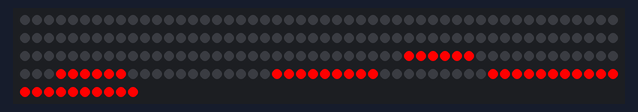
Simulated run of this sketch. Board: ESP32. Parts: 210 RGB LEDs in strip order, left to right, continuing on the next row.

Above: at 0.16 s.
At 5.12 s:
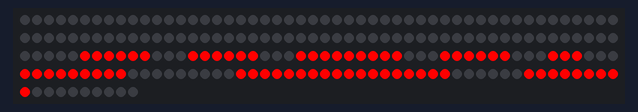
At 10.07 s:
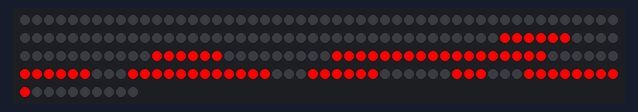
At 19.98 s:
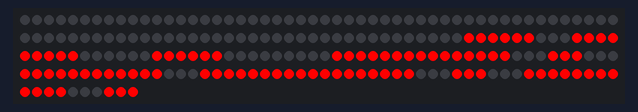
At 30.01 s:
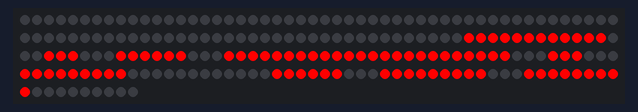
At 39.93 s:
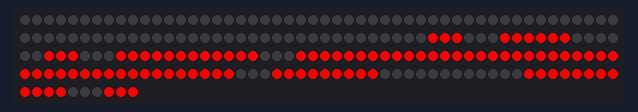

The sketch:

esp32_gpg.ino
```cpp
#include <Adafruit_NeoPixel.h>

// Konfiguration
#define DATA_PIN 13
#define LEDS_PER_SEGMENT 3
#define SEGMENTS_PER_DIGIT 7
#define LEDS_PER_DIGIT (LEDS_PER_SEGMENT * SEGMENTS_PER_DIGIT)

// Anzahl der Displays (kann beliebig angepasst werden)
uint8_t numDisplays = 10;
const uint8_t delay_ms = 100;


// Gesamtanzahl der LEDs
#define NUM_LEDS (LEDS_PER_DIGIT * numDisplays)

Adafruit_NeoPixel strip(NUM_LEDS, DATA_PIN, NEO_GRB + NEO_KHZ800);

// Segmentzuordnung: a, b, c, d, e, f, g
const uint8_t segmentMap[10][7] = {
  // a b c d e f g
  {1,1,1,1,1,1,0}, // 0
  {0,0,1,1,0,0,0}, // 1
  {0,1,1,0,1,1,1}, // 2
  {0,1,1,1,1,0,1}, // 3
  {1,0,1,1,0,0,1}, // 4
  {1,1,0,1,1,0,1}, // 5
  {1,1,0,1,1,1,1}, // 6
  {0,1,1,1,0,0,0}, // 7
  {1,1,1,1,1,1,1}, // 8
  {1,1,1,1,1,0,1}, // 9
};

// Start-LED jedes Segments (a bis g) innerhalb eines Digits
const uint8_t segmentOffsets[7] = {
  0 * LEDS_PER_SEGMENT, // a
  1 * LEDS_PER_SEGMENT, // b
  2 * LEDS_PER_SEGMENT, // c
  3 * LEDS_PER_SEGMENT, // d
  4 * LEDS_PER_SEGMENT, // e
  5 * LEDS_PER_SEGMENT, // f
  6 * LEDS_PER_SEGMENT  // g
};

// Farbe der Segmente
uint32_t colorOn  = strip.Color(255, 0, 0); // Rot
uint32_t colorOff = strip.Color(0, 0, 0);   // Aus

// Zahl, die angezeigt werden soll
unsigned long displayNumber = 1;

unsigned long startMillis;
const float womenInGermany = 29000000.0;
const float hourlyLoss = 4.10;
const float secondlyLoss = hourlyLoss / 3600.0;

void setup() {
  strip.begin();
  strip.show();
  Serial.begin(115200);
  startMillis = millis();
}

unsigned long calculateDisplayValue() {
  unsigned long elapsedMillis = millis() - startMillis;
  float elapsedSeconds = elapsedMillis / 1000.0;
  float totalLoss = womenInGermany * secondlyLoss * elapsedSeconds / 3.0;
  return (unsigned long)(totalLoss + 0.5); // Runden
}

void loop() {
  unsigned long displayNumber = calculateDisplayValue();
  showNumber(displayNumber);
  delay(delay_ms);
}

void showNumber(unsigned long number) {
  // Erst alle Digits ausschalten
  for (uint8_t d = 0; d < numDisplays; d++) {
    showDigit(d, 255); // 255 = "nichts anzeigen"
  }

  // Ziffern von hinten nach vorne
  uint8_t pos = numDisplays;
  while (number > 0 && pos > 0) {
    pos--;
    uint8_t digit = number % 10;
    showDigit(pos, digit);
    number /= 10;
  }
  strip.show();
}

void showDigit(uint8_t displayIndex, uint8_t digit) {
  uint16_t digitStart = displayIndex * LEDS_PER_DIGIT;
  for (uint8_t s = 0; s < 7; s++) {
    uint16_t segStart = digitStart + segmentOffsets[s];
    uint32_t segColor;
    if (digit > 9) { // "nichts anzeigen"
      segColor = colorOff;
    } else {
      segColor = segmentMap[digit][s] ? colorOn : colorOff;
    }
    for (uint8_t l = 0; l < LEDS_PER_SEGMENT; l++) {
      strip.setPixelColor(segStart + l, segColor);
    }
  }
}
```
